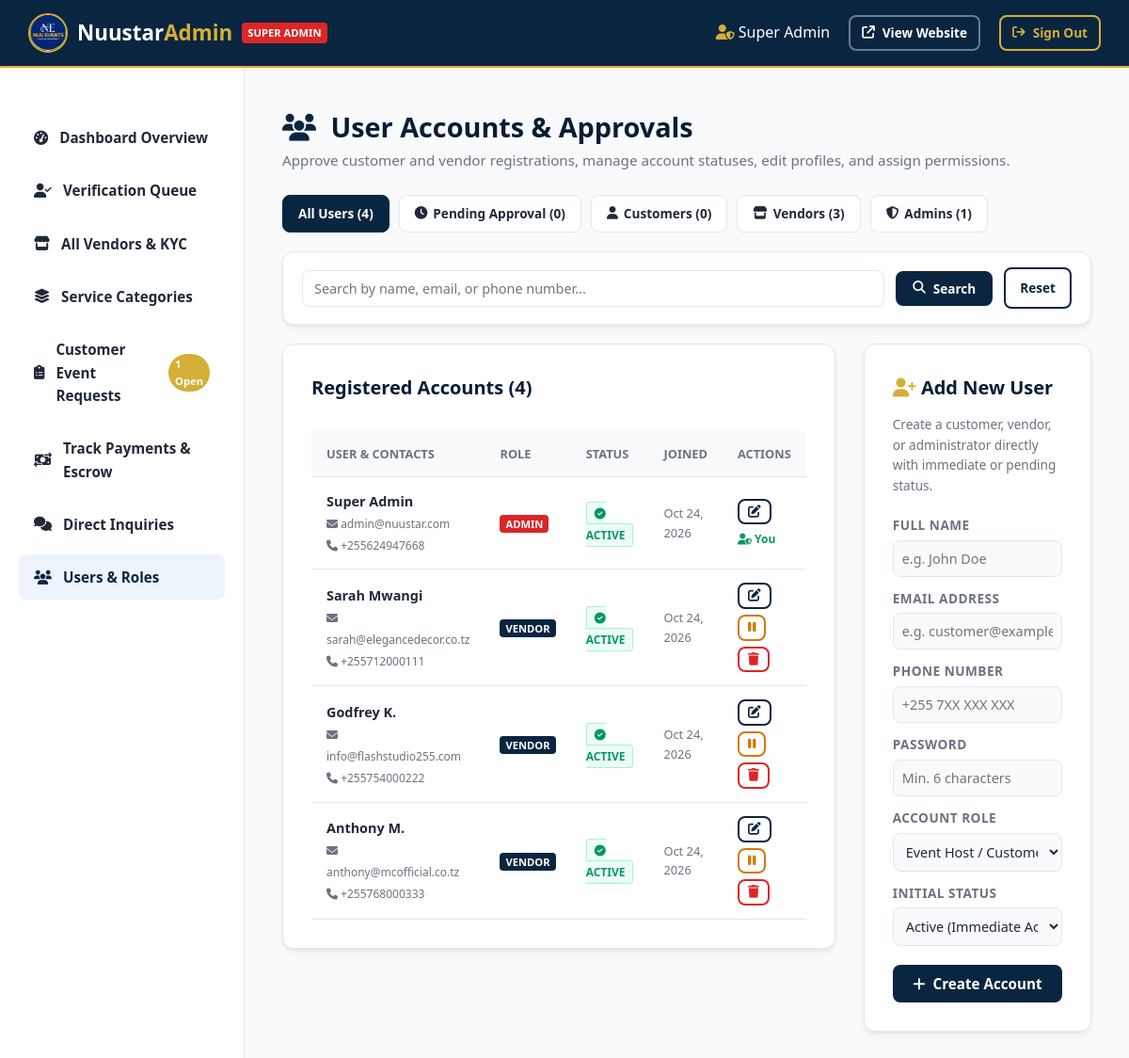
The page /admin/users.php (signed in) on the database its author committed.
### tables this page shows
CREATE TABLE IF NOT EXISTS `users` (
  `id` INT AUTO_INCREMENT PRIMARY KEY,
  `name` VARCHAR(150) NOT NULL,
  `email` VARCHAR(150) NOT NULL UNIQUE,
  `phone` VARCHAR(50) NOT NULL,
  `password` VARCHAR(255) NOT NULL,
  `role` ENUM('customer', 'vendor', 'admin') NOT NULL DEFAULT 'customer',
  `status` ENUM('active', 'suspended') NOT NULL DEFAULT 'active',
  `created_at` TIMESTAMP DEFAULT CURRENT_TIMESTAMP
);

### admin/users.php (the view, shortened to what this page needs)
<?php
require_once 'includes/header.php';
$filterRole = $_GET['role'] ?? '';
$filterStatus = $_GET['status'] ?? '';
$searchKeyword = trim($_GET['search'] ?? '');
$sql = "SELECT * FROM users WHERE 1=1";
$params = [];
$sql .= " ORDER BY created_at DESC";
$stmt = $pdo->prepare($sql);
$stmt->execute($params);
$users = $stmt->fetchAll();
$countAll = (int)$pdo->query("SELECT COUNT(*) FROM users")->fetchColumn();
$countPending = (int)$pdo->query("SELECT COUNT(*) FROM users WHERE status = 'pending'")->fetchColumn();
$countAdmins = (int)$pdo->query("SELECT COUNT(*) FROM users WHERE role = 'admin'")->fetchColumn();
$countVendors = (int)$pdo->query("SELECT COUNT(*) FROM users WHERE role = 'vendor'")->fetchColumn();
$countCustomers = (int)$pdo->query("SELECT COUNT(*) FROM users WHERE role = 'customer'")->fetchColumn();
?>
<div style="margin-bottom: 25px;">
    <h1 style="font-size: 1.8rem; font-weight: 800; color: var(--dark);"><i class="fa-solid fa-users" style="color: var(--primary); margin-right: 8px;"></i> User Accounts & Approvals</h1>
    <p style="color: var(--text-muted); font-size: 0.95rem;">Approve customer and vendor registrations, manage account statuses, edit profiles, and assign permissions.</p>
</div>
<div class="filter-tabs">
    <a href="users.php" class="filter-tab-btn <?php echo (empty($filterRole) && empty($filterStatus)) ? 'active' : ''; ?>">
        All Users (<?php echo $countAll; ?>)
    </a>
    <a href="users.php?status=pending" class="filter-tab-btn <?php echo $filterStatus === 'pending' ? 'active' : ''; ?>" style="<?php echo $countPending > 0 ? 'background: #fffbeb; border-color: #f59e0b; color: #b45309; font-weight: 700;' : ''; ?>">
        <i class="fa-solid fa-clock"></i> Pending Approval (<?php echo $countPending; ?>)
    </a>
    <a href="users.php?role=customer" class="filter-tab-btn <?php echo $filterRole === 'customer' ? 'active' : ''; ?>">
        <i class="fa-solid fa-user"></i> Customers (<?php echo $countCustomers; ?>)
    </a>
    <a href="users.php?role=vendor" class="filter-tab-btn <?php echo $filterRole === 'vendor' ? 'active' : ''; ?>">
        <i class="fa-solid fa-store"></i> Vendors (<?php echo $countVendors; ?>)
    </a>
    <a href="users.php?role=admin" class="filter-tab-btn <?php echo $filterRole === 'admin' ? 'active' : ''; ?>">
        <i class="fa-solid fa-shield-halved"></i> Admins (<?php echo $countAdmins; ?>)
    </a>
</div>
<div class="content-box" style="padding: 16px 20px; margin-bottom: 20px;">
    <form action="users.php" method="GET" style="display: flex; gap: 12px; align-items: center; flex-wrap: wrap;">
        <div style="flex: 1; min-width: 250px;">
            <input type="text" name="search" value="<?php echo htmlspecialchars($searchKeyword); ?>" placeholder="Search by name, email, or phone number..." style="width: 100%; padding: 9px 12px; border: 1px solid var(--border); border-radius: var(--radius-sm); font-size: 0.9rem;">
        </div>
        <button type="submit" class="btn btn-primary btn-sm" style="padding: 9px 18px;">
            <i class="fa-solid fa-magnifying-glass"></i> Search
        </button>
        <a href="users.php" class="btn btn-outline btn-sm" style="padding: 9px 15px;">Reset</a>
    </form>
</div>
<div style="display: grid; grid-template-columns: 2fr 1fr; gap: 30px; align-items: start;">
    <div class="content-box">
        <div style="display: flex; justify-content: space-between; align-items: center; margin-bottom: 15px;">
            <h2 style="font-size: 1.25rem; font-weight: 700; color: var(--dark); margin: 0;">Registered Accounts (<?php echo count($users); ?>)</h2>
        </div>
        <div style="overflow-x: auto;">
            <table class="data-table">
                <thead>
                    <tr>
                        <th>User & Contacts</th>
                        <th>Role</th>
                        <th>Status</th>
                        <th>Joined</th>
                        <th>Actions</th>
                    </tr>
                </thead>
                <tbody>
                    <?php foreach ($users as $u): ?>
                    <tr style="<?php echo $u['status'] === 'pending' ? 'background: #fffbeb;' : ''; ?>">
                        <td>
                            <strong><?php echo htmlspecialchars($u['name']); ?></strong><br>
                            <small style="color: var(--text-muted);"><i class="fa-solid fa-envelope"></i> <?php echo htmlspecialchars($u['email']); ?></small><br>
                            <small style="color: var(--text-muted);"><i class="fa-solid fa-phone"></i> <?php echo htmlspecialchars($u['phone']); ?></small>
                        </td>
                        <td>
                            <?php if ($u['role'] === 'admin'): ?>
                                <span class="logo-badge" style="background: #dc2626;">Admin</span>
                            <?php elseif ($u['role'] === 'vendor'): ?>
                                <span class="logo-badge" style="background: var(--primary);">Vendor</span>
                            <?php else: ?>
                                <span class="logo-badge" style="background: #4b5563;">Customer</span>
                            <?php endif; ?>
                        </td>
                        <td>
                            <?php if ($u['status'] === 'active'): ?>
                                <span class="badge-status badge-verified-status"><i class="fa-solid fa-circle-check"></i> Active</span>
                            <?php elseif ($u['status'] === 'pending'): ?>
                                <span class="badge-status badge-pending-status" style="background: #fef3c7; color: #b45309; border: 1px solid #fde68a;"><i class="fa-solid fa-clock"></i> Pending Approval</span>
                            <?php elseif ($u['status'] === 'suspended'): ?>
                                <span class="badge-status badge-rejected-status"><i class="fa-solid fa-ban"></i> Suspended</span>
                            <?php else: ?>
                                <span class="badge-status badge-rejected-status"><?php echo htmlspecialchars($u['status']); ?></span>
                            <?php endif; ?>
                        </td>
                        <td style="font-size: 0.8rem; color: var(--text-muted);">
                            <?php echo date('M d, Y', strtotime($u['created_at'])); ?>
                        </td>
                        <td>
                            <div class="admin-table-actions">
                                <button type="button" class="btn btn-outline btn-sm" style="padding: 5px 9px; color: var(--primary); border-color: var(--primary);" title="Edit User" onclick='openEditModal(<?php echo json_encode($u); ?>)'>
                                    <i class="fa-solid fa-pen-to-square"></i>
                                </button>
                                <?php if ($u['id'] !== (int)$_SESSION['user_id']): ?>
                                    <?php if ($u['status'] === 'active'): ?>
                                        <a href="users.php?action=suspend&id=<?php echo $u['id']; ?>" class="btn btn-outline btn-sm" style="color: #d97706; border-color: #d97706; padding: 5px 9px;" title="Suspend Account" onclick="return confirm('Suspend this user account?')">
                                            <i class="fa-solid fa-pause"></i>
                                        </a>
                                    <?php elseif ($u['status'] === 'suspended'): ?>
                                        <a href="users.php?action=activate&id=<?php echo $u['id']; ?>" class="btn btn-outline btn-sm" style="color: #059669; border-color: #059669; padding: 5px 9px;" title="Activate Account" onclick="return confirm('Re-activate this user?')">
                                            <i class="fa-solid fa-play"></i>
                                        </a>
                                    <?php endif; ?>
                                    <a href="users.php?action=delete&id=<?php echo $u['id']; ?>" class="btn btn-outline btn-sm" style="color: #dc2626; border-color: #dc2626; padding: 5px 9px;" title="Delete User" onclick="return confirm('Permanently delete this account and all associated data?')">
                                        <i class="fa-solid fa-trash"></i>
                                    </a>
                                <?php else: ?>
                                    <span style="font-size: 0.75rem; color: #059669; font-weight: 700;"><i class="fa-solid fa-user-shield"></i> You</span>
                                <?php endif; ?>
                            </div>
                        </td>
                    </tr>
                    <?php endforeach; ?>
                </tbody>
            </table>
        </div>
    </div>
    <div class="content-box">
        <h2 style="font-size: 1.25rem; font-weight: 700; margin-bottom: 12px; color: var(--dark);"><i class="fa-solid fa-user-plus" style="color: var(--accent);"></i> Add New User</h2>
        <p style="font-size: 0.85rem; color: var(--text-muted); margin-bottom: 20px;">
            Create a customer, vendor, or administrator directly with immediate or pending status.
        </p>
        <form action="users.php" method="POST">
            <div class="form-group" style="margin-bottom: 12px;">
                <label style="font-weight: 600; font-size: 0.85rem; display: block; margin-bottom: 5px;">Full Name</label>
                <input type="text" name="name" placeholder="e.g. John Doe" required style="width: 100%; padding: 9px; border: 1px solid var(--border); border-radius: var(--radius-sm); font-size: 0.9rem;">
            </div>
            <div class="form-group" style="margin-bottom: 12px;">
                <label style="font-weight: 600; font-size: 0.85rem; display: block; margin-bottom: 5px;">Email Address</label>
                <input type="email" name="email" placeholder="e.g. customer@example.com" required style="width: 100%; padding: 9px; border: 1px solid var(--border); border-radius: var(--radius-sm); font-size: 0.9rem;">
            </div>
            <div class="form-group" style="margin-bottom: 12px;">
                <label style="font-weight: 600; font-size: 0.85rem; display: block; margin-bottom: 5px;">Phone Number</label>
                <input type="tel" name="phone" placeholder="+255 7XX XXX XXX" required style="width: 100%; padding: 9px; border: 1px solid var(--border); border-radius: var(--radius-sm); font-size: 0.9rem;">
            </div>
            <div class="form-group" style="margin-bottom: 12px;">
                <label style="font-weight: 600; font-size: 0.85rem; display: block; margin-bottom: 5px;">Password</label>
                <input type="password" name="password" placeholder="Min. 6 characters" required style="width: 100%; padding: 9px; border: 1px solid var(--border); border-radius: var(--radius-sm); font-size: 0.9rem;">
            </div>
            <div class="form-group" style="margin-bottom: 12px;">
                <label style="font-weight: 600; font-size: 0.85rem; display: block; margin-bottom: 5px;">Account Role</label>
                <select name="role" style="width: 100%; padding: 9px; border: 1px solid var(--border); border-radius: var(--radius-sm); font-size: 0.9rem;">
                    <option value="customer">Event Host / Customer</option>
                </select>
            </div>
            <div class="form-group" style="margin-bottom: 20px;">
                <label style="font-weight: 600; font-size: 0.85rem; display: block; margin-bottom: 5px;">Initial Status</label>
                <select name="status" style="width: 100%; padding: 9px; border: 1px solid var(--border); border-radius: var(--radius-sm); font-size: 0.9rem;">
                    <option value="active">Active (Immediate Access)</option>
                </select>
            </div>
            <button type="submit" class="btn btn-primary btn-block">
                <i class="fa-solid fa-plus"></i> Create Account
            </button>
        </form>
    </div>
</div>
<?php require_once 'includes/footer.php'; ?>

### css/style.css (style rules this page uses)
:root { --primary: #0a2540; --primary-hover: #07192b; --primary-light: #eef4fb; --accent: #d4af37; --accent-hover: #b89428; --dark: #081d34; --text-main: #1f2937; --text-muted: #6b7280; --bg-light: #f8fafc; --white: #ffffff; --border: #e2e8f0; --card-shadow: 0 4px 6px -1px rgba(0, 0, 0, 0.07), 0 2px 4px -1px rgba(0, 0, 0, 0.04); --card-shadow-hover: 0 10px 15px -3px rgba(10, 37, 64, 0.12), 0 4px 6px -2px rgba(10, 37, 64, 0.06); --radius-sm: 8px; --radius-md: 12px; --radius-lg: 16px; --transition: all 0.25s ease-in-out; }
* { margin: 0; padding: 0; box-sizing: border-box; font-family: 'Segoe UI', system-ui, -apple-system, BlinkMacSystemFont, Roboto, sans-serif; }
body { background-color: var(--bg-light); color: var(--text-main); line-height: 1.6; min-height: 100vh; display: flex; flex-direction: column; }
a { text-decoration: none; color: inherit; transition: var(--transition); }
.btn { display: inline-flex; align-items: center; justify-content: center; gap: 8px; padding: 10px 20px; border-radius: var(--radius-sm); font-weight: 600; font-size: 0.95rem; cursor: pointer; border: none; transition: var(--transition); text-align: center; }
.btn-primary { background-color: var(--primary); color: var(--white); }
.btn-outline { background-color: transparent; border: 2px solid var(--primary); color: var(--primary); }
.btn-sm { padding: 6px 12px; font-size: 0.85rem; }
.btn-block { width: 100%; }
.logo-badge { background: var(--accent); color: var(--white); font-size: 0.7rem; padding: 2px 6px; border-radius: 4px; font-weight: 700; text-transform: uppercase; }
.form-group { display: flex; flex-direction: column; text-align: left; }
.form-group label { font-size: 0.75rem; font-weight: 700; text-transform: uppercase; color: var(--text-muted); margin-bottom: 6px; letter-spacing: 0.5px; }
.form-group select, .form-group input { width: 100%; padding: 12px 14px; border: 1px solid var(--border); border-radius: var(--radius-sm); font-size: 0.95rem; color: var(--text-main); background-color: var(--bg-light); outline: none; transition: var(--transition); }
.content-box { background: var(--white); padding: 30px; border-radius: var(--radius-md); border: 1px solid var(--border); margin-bottom: 30px; box-shadow: var(--card-shadow); }
.content-box h2 { font-size: 1.4rem; font-weight: 700; color: var(--dark); margin-bottom: 15px; }
.data-table { width: 100%; border-collapse: collapse; margin-top: 15px; }
.data-table th, .data-table td { padding: 14px 16px; text-align: left; border-bottom: 1px solid var(--border); font-size: 0.9rem; }
.data-table th { background: #f8fafc; color: var(--text-muted); font-weight: 700; text-transform: uppercase; font-size: 0.8rem; }

### admin/includes/header.php (style rules this page uses)
.admin-table-actions { display: flex; gap: 6px; align-items: center; flex-wrap: wrap; }
.filter-tabs { display: flex; gap: 10px; margin-bottom: 20px; flex-wrap: wrap; }
.filter-tab-btn { padding: 8px 16px; border-radius: var(--radius-sm); background: #fff; border: 1px solid var(--border); font-size: 0.85rem; font-weight: 600; color: var(--text-main); text-decoration: none; display: inline-flex; align-items: center; gap: 6px; transition: var(--transition); }
.filter-tab-btn:hover, .filter-tab-btn.active { background: var(--primary); color: #fff; border-color: var(--primary); }
.badge-status { padding: 3px 8px; border-radius: 4px; font-size: 0.75rem; font-weight: 700; text-transform: uppercase; }
.badge-verified-status { background: #ecfdf5; color: #059669; border: 1px solid #a7f3d0; }

### rows shown on the page
users: name "Super Admin", email "admin@nuustar.com", phone "+255624947668", role "ADMIN", status "active" (drawn), created_at "Oct 24, 2026", shows "You"
users: name "Sarah Mwangi", email "sarah@elegancedecor.co.tz", phone "+255712000111", role "VENDOR", status "active" (drawn), created_at "Oct 24, 2026"
users: name "Godfrey K.", email "info@flashstudio255.com", phone "+255754000222", role "VENDOR", status "active" (drawn), created_at "Oct 24, 2026"
users: name "Anthony M.", email "anthony@mcofficial.co.tz", phone "+255768000333", role "VENDOR", status "active" (drawn), created_at "Oct 24, 2026"

### other values the page prints
$currentAdminName "Super Admin"
$badgeOpenRequests "1"
$countAll "4"
$countPending "0"
$countCustomers "0"
$countVendors "3"
$countAdmins "1"
count($users) "4"
